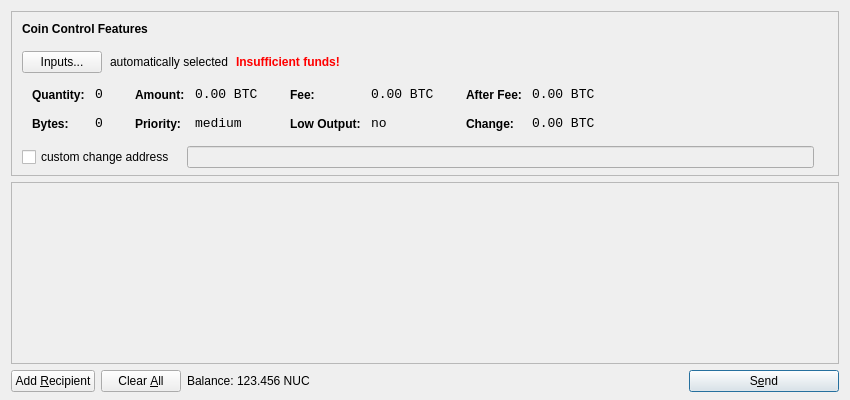
<?xml version="1.0" encoding="UTF-8"?>
<ui version="4.0">
 <class>SendCoinsDialog</class>
 <widget class="QDialog" name="SendCoinsDialog">
  <property name="geometry">
   <rect>
    <x>0</x>
    <y>0</y>
    <width>850</width>
    <height>400</height>
   </rect>
  </property>
  <property name="windowTitle">
   <string>Send Coins</string>
  </property>
  <layout class="QVBoxLayout" name="verticalLayout" stretch="0,1,0">
   <property name="bottomMargin">
    <number>8</number>
   </property>
   <item>
    <widget class="QFrame" name="frameCoinControl">
     <property name="sizePolicy">
      <sizepolicy hsizetype="Expanding" vsizetype="Expanding">
       <horstretch>0</horstretch>
       <verstretch>0</verstretch>
      </sizepolicy>
     </property>
     <property name="maximumSize">
      <size>
       <width>16777215</width>
       <height>16777215</height>
      </size>
     </property>
     <property name="frameShape">
      <enum>QFrame::StyledPanel</enum>
     </property>
     <property name="frameShadow">
      <enum>QFrame::Sunken</enum>
     </property>
     <layout class="QVBoxLayout" name="verticalLayoutCoinControl2">
      <property name="spacing">
       <number>-1</number>
      </property>
      <property name="leftMargin">
       <number>0</number>
      </property>
      <property name="topMargin">
       <number>0</number>
      </property>
      <property name="rightMargin">
       <number>0</number>
      </property>
      <property name="bottomMargin">
       <number>6</number>
      </property>
      <item>
       <layout class="QVBoxLayout" name="verticalLayoutCoinControl" stretch="0,0,0,0,1">
        <property name="spacing">
         <number>0</number>
        </property>
        <property name="leftMargin">
         <number>10</number>
        </property>
        <property name="topMargin">
         <number>10</number>
        </property>
        <item>
         <layout class="QHBoxLayout" name="horizontalLayoutCoinControl1">
          <property name="bottomMargin">
           <number>15</number>
          </property>
          <item>
           <widget class="QLabel" name="labelCoinControlFeatures">
            <property name="sizePolicy">
             <sizepolicy hsizetype="Preferred" vsizetype="Maximum">
              <horstretch>0</horstretch>
              <verstretch>0</verstretch>
             </sizepolicy>
            </property>
            <property name="font">
             <font>
              <weight>75</weight>
              <bold>true</bold>
             </font>
            </property>
            <property name="styleSheet">
             <string notr="true">font-weight:bold;</string>
            </property>
            <property name="text">
             <string>Coin Control Features</string>
            </property>
           </widget>
          </item>
         </layout>
        </item>
        <item>
         <layout class="QHBoxLayout" name="horizontalLayoutCoinControl2" stretch="0,0,0,0">
          <property name="spacing">
           <number>8</number>
          </property>
          <property name="bottomMargin">
           <number>10</number>
          </property>
          <item>
           <widget class="QPushButton" name="pushButtonCoinControl">
            <property name="styleSheet">
             <string notr="true"/>
            </property>
            <property name="text">
             <string>Inputs...</string>
            </property>
           </widget>
          </item>
          <item>
           <widget class="QLabel" name="labelCoinControlAutomaticallySelected">
            <property name="text">
             <string>automatically selected</string>
            </property>
            <property name="margin">
             <number>5</number>
            </property>
           </widget>
          </item>
          <item>
           <widget class="QLabel" name="labelCoinControlInsuffFunds">
            <property name="font">
             <font>
              <weight>75</weight>
              <bold>true</bold>
             </font>
            </property>
            <property name="styleSheet">
             <string notr="true">color:red;font-weight:bold;</string>
            </property>
            <property name="text">
             <string>Insufficient funds!</string>
            </property>
            <property name="margin">
             <number>5</number>
            </property>
           </widget>
          </item>
          <item>
           <spacer name="horizontalSpacerCoinControl">
            <property name="orientation">
             <enum>Qt::Horizontal</enum>
            </property>
            <property name="sizeHint" stdset="0">
             <size>
              <width>40</width>
              <height>1</height>
             </size>
            </property>
           </spacer>
          </item>
         </layout>
        </item>
        <item>
         <widget class="QWidget" name="widgetCoinControl" native="true">
          <property name="sizePolicy">
           <sizepolicy hsizetype="Preferred" vsizetype="Preferred">
            <horstretch>0</horstretch>
            <verstretch>0</verstretch>
           </sizepolicy>
          </property>
          <property name="minimumSize">
           <size>
            <width>0</width>
            <height>0</height>
           </size>
          </property>
          <property name="styleSheet">
           <string notr="true"/>
          </property>
          <layout class="QHBoxLayout" name="horizontalLayoutCoinControl5">
           <property name="margin">
            <number>0</number>
           </property>
           <item>
            <layout class="QHBoxLayout" name="horizontalLayoutCoinControl3" stretch="0,0,0,1">
             <property name="spacing">
              <number>20</number>
             </property>
             <property name="topMargin">
              <number>0</number>
             </property>
             <property name="bottomMargin">
              <number>10</number>
             </property>
             <item>
              <layout class="QFormLayout" name="formLayoutCoinControl1">
               <property name="horizontalSpacing">
                <number>10</number>
               </property>
               <property name="verticalSpacing">
                <number>14</number>
               </property>
               <property name="leftMargin">
                <number>10</number>
               </property>
               <property name="topMargin">
                <number>4</number>
               </property>
               <property name="rightMargin">
                <number>6</number>
               </property>
               <item row="0" column="0">
                <widget class="QLabel" name="labelCoinControlQuantityText">
                 <property name="styleSheet">
                  <string notr="true">font-weight:bold;</string>
                 </property>
                 <property name="text">
                  <string>Quantity:</string>
                 </property>
                 <property name="margin">
                  <number>0</number>
                 </property>
                </widget>
               </item>
               <item row="0" column="1">
                <widget class="QLabel" name="labelCoinControlQuantity">
                 <property name="font">
                  <font>
                   <family>Monospace</family>
                   <pointsize>10</pointsize>
                  </font>
                 </property>
                 <property name="cursor">
                  <cursorShape>IBeamCursor</cursorShape>
                 </property>
                 <property name="contextMenuPolicy">
                  <enum>Qt::ActionsContextMenu</enum>
                 </property>
                 <property name="text">
                  <string notr="true">0</string>
                 </property>
                 <property name="margin">
                  <number>0</number>
                 </property>
                 <property name="textInteractionFlags">
                  <set>Qt::LinksAccessibleByMouse|Qt::TextSelectableByKeyboard|Qt::TextSelectableByMouse</set>
                 </property>
                </widget>
               </item>
               <item row="1" column="0">
                <widget class="QLabel" name="labelCoinControlBytesText">
                 <property name="styleSheet">
                  <string notr="true">font-weight:bold;</string>
                 </property>
                 <property name="text">
                  <string>Bytes:</string>
                 </property>
                </widget>
               </item>
               <item row="1" column="1">
                <widget class="QLabel" name="labelCoinControlBytes">
                 <property name="font">
                  <font>
                   <family>Monospace</family>
                   <pointsize>10</pointsize>
                  </font>
                 </property>
                 <property name="cursor">
                  <cursorShape>IBeamCursor</cursorShape>
                 </property>
                 <property name="contextMenuPolicy">
                  <enum>Qt::ActionsContextMenu</enum>
                 </property>
                 <property name="text">
                  <string notr="true">0</string>
                 </property>
                 <property name="textInteractionFlags">
                  <set>Qt::LinksAccessibleByMouse|Qt::TextSelectableByKeyboard|Qt::TextSelectableByMouse</set>
                 </property>
                </widget>
               </item>
              </layout>
             </item>
             <item>
              <layout class="QFormLayout" name="formLayoutCoinControl2">
               <property name="horizontalSpacing">
                <number>10</number>
               </property>
               <property name="verticalSpacing">
                <number>14</number>
               </property>
               <property name="leftMargin">
                <number>6</number>
               </property>
               <property name="topMargin">
                <number>4</number>
               </property>
               <property name="rightMargin">
                <number>6</number>
               </property>
               <item row="0" column="0">
                <widget class="QLabel" name="labelCoinControlAmountText">
                 <property name="styleSheet">
                  <string notr="true">font-weight:bold;</string>
                 </property>
                 <property name="text">
                  <string>Amount:</string>
                 </property>
                 <property name="margin">
                  <number>0</number>
                 </property>
                </widget>
               </item>
               <item row="0" column="1">
                <widget class="QLabel" name="labelCoinControlAmount">
                 <property name="font">
                  <font>
                   <family>Monospace</family>
                   <pointsize>10</pointsize>
                  </font>
                 </property>
                 <property name="cursor">
                  <cursorShape>IBeamCursor</cursorShape>
                 </property>
                 <property name="contextMenuPolicy">
                  <enum>Qt::ActionsContextMenu</enum>
                 </property>
                 <property name="text">
                  <string notr="true">0.00 BTC</string>
                 </property>
                 <property name="textInteractionFlags">
                  <set>Qt::LinksAccessibleByMouse|Qt::TextSelectableByKeyboard|Qt::TextSelectableByMouse</set>
                 </property>
                </widget>
               </item>
               <item row="1" column="0">
                <widget class="QLabel" name="labelCoinControlPriorityText">
                 <property name="styleSheet">
                  <string notr="true">font-weight:bold;</string>
                 </property>
                 <property name="text">
                  <string>Priority:</string>
                 </property>
                </widget>
               </item>
               <item row="1" column="1">
                <widget class="QLabel" name="labelCoinControlPriority">
                 <property name="font">
                  <font>
                   <family>Monospace</family>
                   <pointsize>10</pointsize>
                  </font>
                 </property>
                 <property name="cursor">
                  <cursorShape>IBeamCursor</cursorShape>
                 </property>
                 <property name="contextMenuPolicy">
                  <enum>Qt::ActionsContextMenu</enum>
                 </property>
                 <property name="text">
                  <string>medium</string>
                 </property>
                 <property name="textInteractionFlags">
                  <set>Qt::LinksAccessibleByMouse|Qt::TextSelectableByKeyboard|Qt::TextSelectableByMouse</set>
                 </property>
                </widget>
               </item>
              </layout>
             </item>
             <item>
              <layout class="QFormLayout" name="formLayoutCoinControl3">
               <property name="horizontalSpacing">
                <number>10</number>
               </property>
               <property name="verticalSpacing">
                <number>14</number>
               </property>
               <property name="leftMargin">
                <number>6</number>
               </property>
               <property name="topMargin">
                <number>4</number>
               </property>
               <property name="rightMargin">
                <number>6</number>
               </property>
               <item row="0" column="0">
                <widget class="QLabel" name="labelCoinControlFeeText">
                 <property name="styleSheet">
                  <string notr="true">font-weight:bold;</string>
                 </property>
                 <property name="text">
                  <string>Fee:</string>
                 </property>
                 <property name="margin">
                  <number>0</number>
                 </property>
                </widget>
               </item>
               <item row="0" column="1">
                <widget class="QLabel" name="labelCoinControlFee">
                 <property name="font">
                  <font>
                   <family>Monospace</family>
                   <pointsize>10</pointsize>
                  </font>
                 </property>
                 <property name="cursor">
                  <cursorShape>IBeamCursor</cursorShape>
                 </property>
                 <property name="contextMenuPolicy">
                  <enum>Qt::ActionsContextMenu</enum>
                 </property>
                 <property name="text">
                  <string notr="true">0.00 BTC</string>
                 </property>
                 <property name="textInteractionFlags">
                  <set>Qt::LinksAccessibleByMouse|Qt::TextSelectableByKeyboard|Qt::TextSelectableByMouse</set>
                 </property>
                </widget>
               </item>
               <item row="1" column="0">
                <widget class="QLabel" name="labelCoinControlLowOutputText">
                 <property name="styleSheet">
                  <string notr="true">font-weight:bold;</string>
                 </property>
                 <property name="text">
                  <string>Low Output:</string>
                 </property>
                </widget>
               </item>
               <item row="1" column="1">
                <widget class="QLabel" name="labelCoinControlLowOutput">
                 <property name="font">
                  <font>
                   <family>Monospace</family>
                   <pointsize>10</pointsize>
                  </font>
                 </property>
                 <property name="cursor">
                  <cursorShape>IBeamCursor</cursorShape>
                 </property>
                 <property name="contextMenuPolicy">
                  <enum>Qt::ActionsContextMenu</enum>
                 </property>
                 <property name="text">
                  <string>no</string>
                 </property>
                 <property name="textInteractionFlags">
                  <set>Qt::LinksAccessibleByMouse|Qt::TextSelectableByKeyboard|Qt::TextSelectableByMouse</set>
                 </property>
                </widget>
               </item>
              </layout>
             </item>
             <item>
              <layout class="QFormLayout" name="formLayoutCoinControl4">
               <property name="horizontalSpacing">
                <number>10</number>
               </property>
               <property name="verticalSpacing">
                <number>14</number>
               </property>
               <property name="leftMargin">
                <number>6</number>
               </property>
               <property name="topMargin">
                <number>4</number>
               </property>
               <property name="rightMargin">
                <number>6</number>
               </property>
               <item row="0" column="0">
                <widget class="QLabel" name="labelCoinControlAfterFeeText">
                 <property name="styleSheet">
                  <string notr="true">font-weight:bold;</string>
                 </property>
                 <property name="text">
                  <string>After Fee:</string>
                 </property>
                 <property name="margin">
                  <number>0</number>
                 </property>
                </widget>
               </item>
               <item row="0" column="1">
                <widget class="QLabel" name="labelCoinControlAfterFee">
                 <property name="font">
                  <font>
                   <family>Monospace</family>
                   <pointsize>10</pointsize>
                  </font>
                 </property>
                 <property name="cursor">
                  <cursorShape>IBeamCursor</cursorShape>
                 </property>
                 <property name="contextMenuPolicy">
                  <enum>Qt::ActionsContextMenu</enum>
                 </property>
                 <property name="text">
                  <string notr="true">0.00 BTC</string>
                 </property>
                 <property name="textInteractionFlags">
                  <set>Qt::LinksAccessibleByMouse|Qt::TextSelectableByKeyboard|Qt::TextSelectableByMouse</set>
                 </property>
                </widget>
               </item>
               <item row="1" column="0">
                <widget class="QLabel" name="labelCoinControlChangeText">
                 <property name="styleSheet">
                  <string notr="true">font-weight:bold;</string>
                 </property>
                 <property name="text">
                  <string>Change:</string>
                 </property>
                </widget>
               </item>
               <item row="1" column="1">
                <widget class="QLabel" name="labelCoinControlChange">
                 <property name="font">
                  <font>
                   <family>Monospace</family>
                   <pointsize>10</pointsize>
                  </font>
                 </property>
                 <property name="cursor">
                  <cursorShape>IBeamCursor</cursorShape>
                 </property>
                 <property name="contextMenuPolicy">
                  <enum>Qt::ActionsContextMenu</enum>
                 </property>
                 <property name="text">
                  <string notr="true">0.00 BTC</string>
                 </property>
                 <property name="textInteractionFlags">
                  <set>Qt::LinksAccessibleByMouse|Qt::TextSelectableByKeyboard|Qt::TextSelectableByMouse</set>
                 </property>
                </widget>
               </item>
              </layout>
             </item>
            </layout>
           </item>
          </layout>
         </widget>
        </item>
        <item>
         <layout class="QHBoxLayout" name="horizontalLayoutCoinControl4" stretch="0,0,0">
          <property name="spacing">
           <number>12</number>
          </property>
          <property name="sizeConstraint">
           <enum>QLayout::SetDefaultConstraint</enum>
          </property>
          <property name="topMargin">
           <number>5</number>
          </property>
          <property name="rightMargin">
           <number>5</number>
          </property>
          <item>
           <widget class="QCheckBox" name="checkBoxCoinControlChange">
            <property name="text">
             <string>custom change address</string>
            </property>
           </widget>
          </item>
          <item>
           <widget class="QLineEdit" name="lineEditCoinControlChange">
            <property name="enabled">
             <bool>false</bool>
            </property>
            <property name="sizePolicy">
             <sizepolicy hsizetype="Expanding" vsizetype="Fixed">
              <horstretch>0</horstretch>
              <verstretch>0</verstretch>
             </sizepolicy>
            </property>
           </widget>
          </item>
          <item>
           <widget class="QLabel" name="labelCoinControlChangeLabel">
            <property name="sizePolicy">
             <sizepolicy hsizetype="Preferred" vsizetype="Expanding">
              <horstretch>0</horstretch>
              <verstretch>0</verstretch>
             </sizepolicy>
            </property>
            <property name="minimumSize">
             <size>
              <width>0</width>
              <height>0</height>
             </size>
            </property>
            <property name="text">
             <string/>
            </property>
            <property name="margin">
             <number>3</number>
            </property>
           </widget>
          </item>
         </layout>
        </item>
        <item>
         <spacer name="verticalSpacerCoinControl">
          <property name="orientation">
           <enum>Qt::Vertical</enum>
          </property>
          <property name="sizeHint" stdset="0">
           <size>
            <width>800</width>
            <height>1</height>
           </size>
          </property>
         </spacer>
        </item>
       </layout>
      </item>
     </layout>
    </widget>
   </item>
   <item>
    <widget class="QScrollArea" name="scrollArea">
     <property name="widgetResizable">
      <bool>true</bool>
     </property>
     <widget class="QWidget" name="scrollAreaWidgetContents">
      <property name="geometry">
       <rect>
        <x>0</x>
        <y>0</y>
        <width>830</width>
        <height>165</height>
       </rect>
      </property>
      <layout class="QVBoxLayout" name="verticalLayout_2">
       <property name="margin">
        <number>0</number>
       </property>
       <item>
        <layout class="QVBoxLayout" name="entries">
         <property name="spacing">
          <number>6</number>
         </property>
        </layout>
       </item>
       <item>
        <spacer name="verticalSpacer">
         <property name="orientation">
          <enum>Qt::Vertical</enum>
         </property>
         <property name="sizeHint" stdset="0">
          <size>
           <width>20</width>
           <height>40</height>
          </size>
         </property>
        </spacer>
       </item>
      </layout>
     </widget>
    </widget>
   </item>
   <item>
    <layout class="QHBoxLayout" name="horizontalLayout">
     <item>
      <widget class="QPushButton" name="addButton">
       <property name="toolTip">
        <string>Send to multiple recipients at once</string>
       </property>
       <property name="text">
        <string>Add &amp;Recipient</string>
       </property>
       <property name="icon">
        <iconset resource="../bitcoin.qrc">
         <normaloff>:/icons/add</normaloff>:/icons/add</iconset>
       </property>
       <property name="autoDefault">
        <bool>false</bool>
       </property>
      </widget>
     </item>
     <item>
      <widget class="QPushButton" name="clearButton">
       <property name="sizePolicy">
        <sizepolicy hsizetype="Minimum" vsizetype="Fixed">
         <horstretch>0</horstretch>
         <verstretch>0</verstretch>
        </sizepolicy>
       </property>
       <property name="toolTip">
        <string>Remove all transaction fields</string>
       </property>
       <property name="text">
        <string>Clear &amp;All</string>
       </property>
       <property name="icon">
        <iconset resource="../bitcoin.qrc">
         <normaloff>:/icons/remove</normaloff>:/icons/remove</iconset>
       </property>
       <property name="autoRepeatDelay">
        <number>300</number>
       </property>
       <property name="autoDefault">
        <bool>false</bool>
       </property>
      </widget>
     </item>
     <item>
      <layout class="QHBoxLayout" name="horizontalLayout_2">
       <property name="spacing">
        <number>3</number>
       </property>
       <item>
        <widget class="QLabel" name="label">
         <property name="text">
          <string>Balance:</string>
         </property>
        </widget>
       </item>
       <item>
        <widget class="QLabel" name="labelBalance">
         <property name="cursor">
          <cursorShape>IBeamCursor</cursorShape>
         </property>
         <property name="text">
          <string>123.456 NUC</string>
         </property>
         <property name="textInteractionFlags">
          <set>Qt::LinksAccessibleByMouse|Qt::TextSelectableByKeyboard|Qt::TextSelectableByMouse</set>
         </property>
        </widget>
       </item>
      </layout>
     </item>
     <item>
      <spacer name="horizontalSpacer">
       <property name="orientation">
        <enum>Qt::Horizontal</enum>
       </property>
       <property name="sizeHint" stdset="0">
        <size>
         <width>40</width>
         <height>20</height>
        </size>
       </property>
      </spacer>
     </item>
     <item>
      <widget class="QPushButton" name="sendButton">
       <property name="minimumSize">
        <size>
         <width>150</width>
         <height>0</height>
        </size>
       </property>
       <property name="toolTip">
        <string>Confirm the send action</string>
       </property>
       <property name="text">
        <string>S&amp;end</string>
       </property>
       <property name="icon">
        <iconset resource="../bitcoin.qrc">
         <normaloff>:/icons/send</normaloff>:/icons/send</iconset>
       </property>
       <property name="default">
        <bool>true</bool>
       </property>
      </widget>
     </item>
    </layout>
   </item>
  </layout>
 </widget>
 <resources>
  <include location="../bitcoin.qrc"/>
 </resources>
 <connections/>
</ui>
